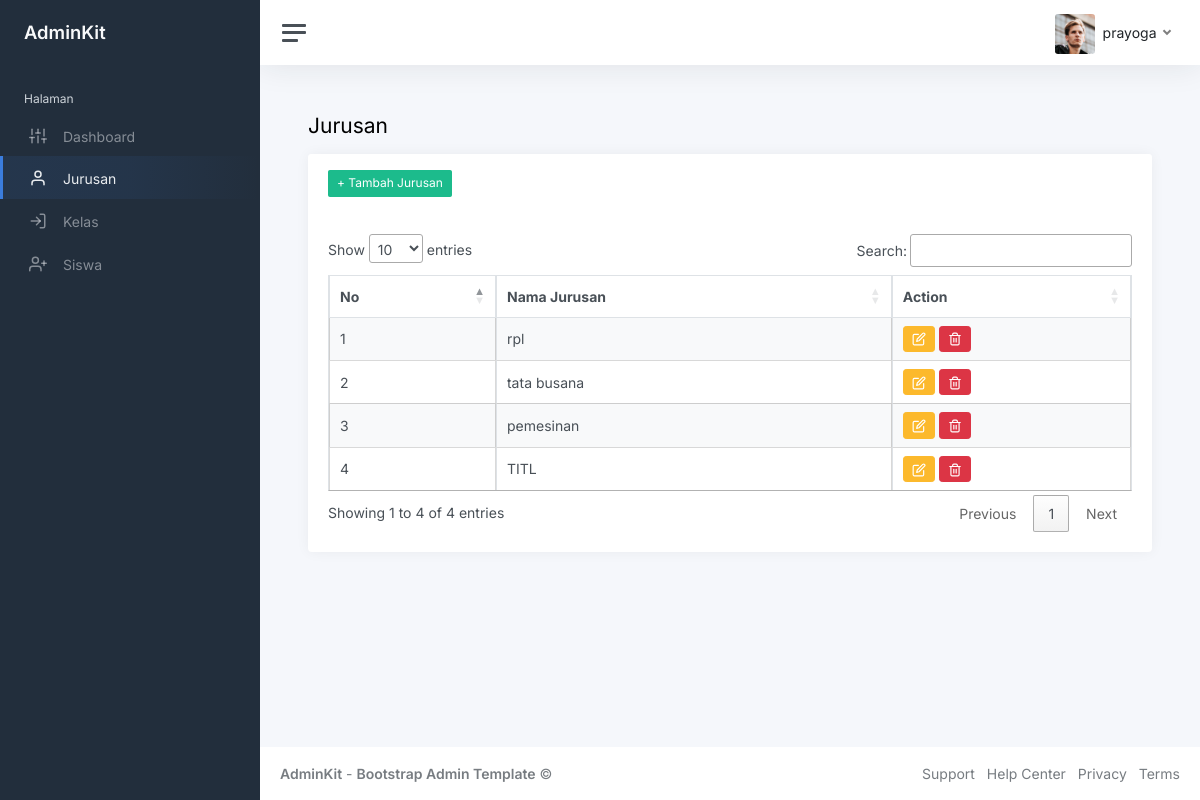
Page /index.php?page=jurusan (signed in) on the committed database.
### tables this page shows
CREATE TABLE `jurusan` (
  `id_jurusan` int(11) NOT NULL,
  `nama_jurusan` varchar(50) NOT NULL
);

### jurusan.php (the view, shortened to what this page needs)
<h1 class="h3 mb-3"> Jurusan</h1>
                    <div class="row">
                        <div class="col-12">
                            <div class="card flex-fill">
                                <div class="card-header">
                                    <a href="?page=tambah-jurusan" class="btn btn-success btn-sm">+ Tambah Jurusan</a>
                                </div>
                                <div class="card-body">
                                    <table class="table table-bordered table-striped table-hover cell-border"id="jurusan">
                                        <thead>
                                            <tr>
                                                <th>No</th>
                                                <th>Nama Jurusan</th>
                                                <th>Action</th>
                                            </tr>
                                        </thead>
                                        <tbody>
                                           <?php
                                           $i = 1;
                                           $query = mysqli_query($koneksi, "SELECT * FROM jurusan");
                                           while ($data = mysqli_fetch_array($query)) {
                                            ?>
                                             <tr>
                                                <td><?php echo $i ?></td>
                                                <td><?php echo $data['nama_jurusan'] ?> </td>
                                                <td>
                                                    <a href="?page=ubah-jurusan&id=<?php echo $data['id_jurusan'] ?>"
                                                        class="btn btn-warning btn-sm rounded"><i data
                                                            data-feather="edit"></i></a>
                                                    <a href="?page=hapus-jurusan&id=<?php echo $data['id_jurusan'] ?>" class="btn btn-danger btn-sm rounded"><i
                                                            data-feather="trash-2"></i></a>
                                                </td>
                                            </tr>
                                            <?php
                                            $i++;
                                           }
                                           ?>
                                        </tbody>
                                    </table>
                                </div>
                            </div>
                        </div>
                    </div>

### rows in the picture
jurusan: nama_jurusan "rpl"
jurusan: nama_jurusan "tata busana"
jurusan: nama_jurusan "pemesinan"
jurusan: nama_jurusan "TITL"

### other values in the picture
$_SESSION['user']['nama_lengkap'] "prayoga"
